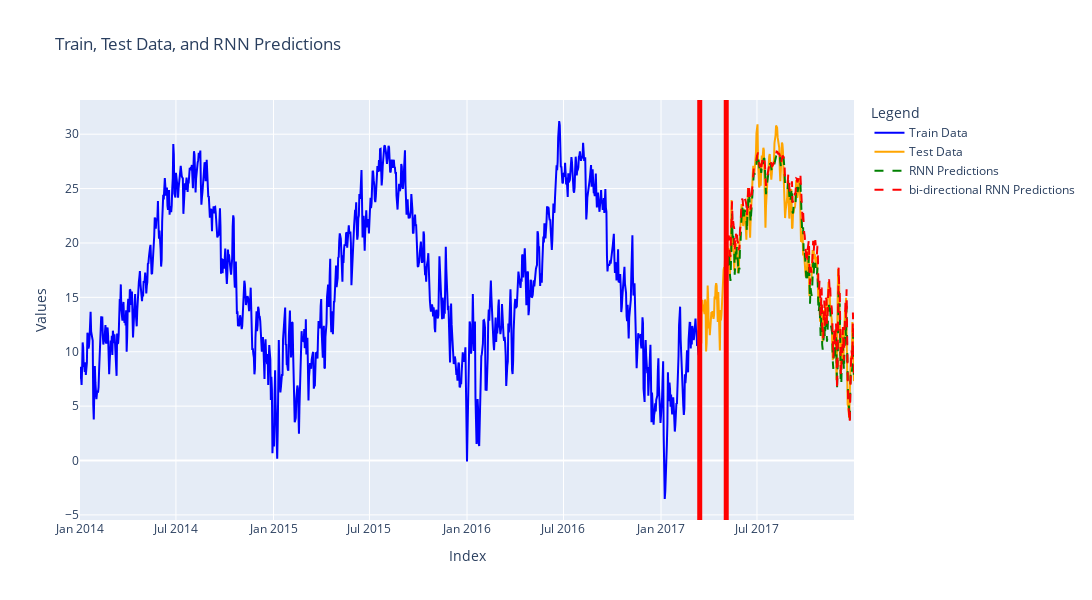

The cell this chart's notebook holds for it:
### Code cell
# Create the figure
fig = go.Figure()

# Add train data
fig.add_trace(go.Scatter(
    x=rnn_model.train_data.index,
    y=rnn_model.train_data.values.flatten(),  # Adjust based on your data shape
    mode='lines',
    name='Train Data',
    line=dict(color='blue')
))

# Add test data
fig.add_trace(go.Scatter(
    x=rnn_model.test_data.index,
    y=rnn_model.test_data.values.flatten(),  # Adjust based on your data shape
    mode='lines',
    name='Test Data',
    line=dict(color='orange')
))

# Add Simple RNN predictions
fig.add_trace(go.Scatter(
    x=rnn_model.test_data.index[50:],
    y=y_RNN_no_bidir.flatten(),  # Adjust based on your data shape
    mode='lines',
    name='RNN Predictions',
    line=dict(color='green', dash='dash')
))

# Add RNN bi-directional predictions
fig.add_trace(go.Scatter(
    x=rnn_model.test_data.index[50:],
    y=y_RNN_bidir.flatten(),  # Adjust based on your data shape
    mode='lines',
    name='bi-directional RNN Predictions',
    line=dict(color='red', dash='dash')
))

fig.add_vline(x=rnn_model.test_data.index[50], line_width=5, line_color="red")
fig.add_vline(x=rnn_model.test_data.index[0], line_width=5, line_color="red")

# Update layout
fig.update_layout(
    title='Train, Test Data, and RNN Predictions',
    xaxis_title='Index',
    yaxis_title='Values',
    legend_title='Legend',
    template='plotly',
    width=1100,  # Set the width of the plot
    height=600,  # Set the height of the plot
)


# Show the figure
fig.show()

### Figure 1 — Plotly figure (JSON) as saved in the notebook; plotly's stock layout.template omitted (floating-point values rounded to 4 significant figures; data arrays with more than 128 entries replaced by an {"elided": "..."} marker saying what was removed)
{"data": [{"line": {"color": "blue"}, "mode": "lines", "name": "Train Data", "type": "scatter", "x": {"elided": "1169 str values"}, "y": {"elided": "1169 float values"}}, {"line": {"color": "orange"}, "mode": "lines", "name": "Test Data", "type": "scatter", "x": {"elided": "292 str values"}, "y": {"elided": "292 float values"}}, {"line": {"color": "green", "dash": "dash"}, "mode": "lines", "name": "RNN Predictions", "type": "scatter", "x": {"elided": "242 str values"}, "y": {"elided": "242 float values"}}, {"line": {"color": "red", "dash": "dash"}, "mode": "lines", "name": "bi-directional RNN Predictions", "type": "scatter", "x": {"elided": "242 str values"}, "y": {"elided": "242 float values"}}], "layout": {"height": 600, "legend": {"title": {"text": "Legend"}}, "shapes": [{"line": {"color": "red", "width": 5}, "type": "line", "x0": "2017-05-04T00:00:00", "x1": "2017-05-04T00:00:00", "xref": "x", "y0": 0, "y1": 1, "yref": "y domain"}, {"line": {"color": "red", "width": 5}, "type": "line", "x0": "2017-03-15T00:00:00", "x1": "2017-03-15T00:00:00", "xref": "x", "y0": 0, "y1": 1, "yref": "y domain"}], "title": {"text": "Train, Test Data, and RNN Predictions"}, "width": 1100, "xaxis": {"autorange": true, "range": ["2014-01-01", "2017-12-31"], "title": {"text": "Index"}, "type": "date"}, "yaxis": {"autorange": true, "range": [-5.469, 33.14], "title": {"text": "Values"}, "type": "linear"}}}
